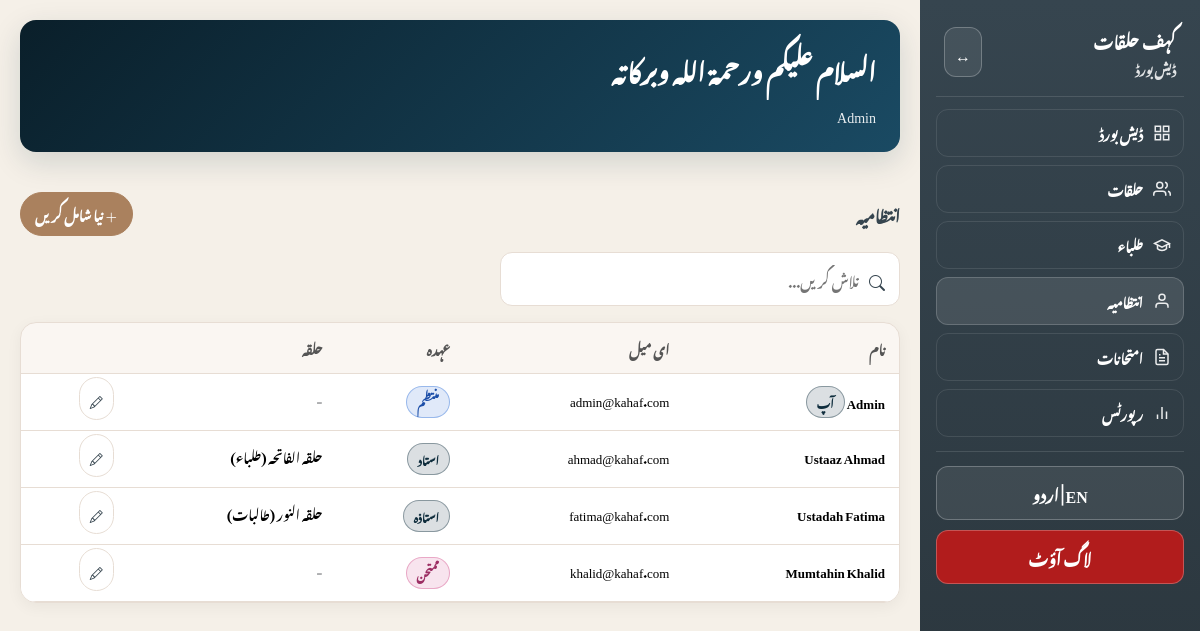
Page /users_manage.php (signed in) on the committed database.
### tables this page shows
CREATE TABLE users (
    id INT AUTO_INCREMENT PRIMARY KEY,
    full_name VARCHAR(100) NOT NULL,
    email VARCHAR(100) NOT NULL UNIQUE,
    password VARCHAR(255) NOT NULL,
    phone VARCHAR(20),
    address TEXT,
    role ENUM('admin', 'mushrif', 'ustaaz', 'ustadah', 'mumtahin') NOT NULL DEFAULT 'ustaaz',
    status ENUM('active', 'inactive') DEFAULT 'active',
    created_at TIMESTAMP DEFAULT CURRENT_TIMESTAMP,
    updated_at TIMESTAMP DEFAULT CURRENT_TIMESTAMP ON UPDATE CURRENT_TIMESTAMP
);

CREATE TABLE halaqaat (
    id INT AUTO_INCREMENT PRIMARY KEY,
    name_ur VARCHAR(100) NOT NULL,
    name_en VARCHAR(100),
    ustaaz_user_id INT,
    gender ENUM('baneen', 'banaat') NOT NULL DEFAULT 'baneen',
    session ENUM('subah', 'asr') NOT NULL DEFAULT 'subah',
    state ENUM('active', 'paused', 'stopped') DEFAULT 'active',
    location VARCHAR(100),
    created_at TIMESTAMP DEFAULT CURRENT_TIMESTAMP,
    updated_at TIMESTAMP DEFAULT CURRENT_TIMESTAMP ON UPDATE CURRENT_TIMESTAMP,
    FOREIGN KEY (ustaaz_user_id) REFERENCES users(id) ON DELETE SET NULL
);

### includes/functions.php (called while the page is built, shortened)
<?php
function h($s) {
    return htmlspecialchars((string)$s, ENT_QUOTES, 'UTF-8');
}
function get_language() {
    return $_SESSION['lang'] ?? 'ur';
}
function get_translations($lang) {
    return $T[$lang] ?? $T['ur'];
}
?>

### users_manage.php (the view, shortened to what this page needs)
<?php
require_once __DIR__ . '/includes/db.php';
require_once __DIR__ . '/includes/functions.php';
$userId = $_SESSION['user_id'] ?? 0;
$halaqaat = [];
$result = $conn->query("SELECT id, name_ur, ustaaz_user_id FROM halaqaat WHERE state = 'active'");
while ($row = $result->fetch_assoc()) {
  $halaqaat[$row['ustaaz_user_id']] = $row;
}
$editMode = false;
$users = [];
if (!$editMode && !isset($_GET['id']) && !isset($_GET['action'])) {
  $result = $conn->query("SELECT * FROM users WHERE status = 'active' ORDER BY role, full_name");
  while ($row = $result->fetch_assoc()) {
    $users[] = $row;
  }
}
include __DIR__ . '/includes/header.php';
?>
<?php if (!$editMode && !isset($_GET['id']) && !isset($_GET['action'])): ?>
<div class="sectionHeader">
  <div class="sectionTitle"><?php echo h($tr['nav_management']); ?></div>
  <?php if ($userRole === 'admin'): ?>
  <a href="users_manage.php?action=add" class="pill secondary">
    <i class="bi bi-plus-lg"></i>
    <?php echo h($tr['add_new']); ?>
  </a>
  <?php endif; ?>
</div>
<div class="searchWrap mb-3" style="max-width: 400px;">
  <i class="bi bi-search"></i>
  <input type="text" id="userSearch" placeholder="<?php echo h($tr['search']); ?>" />
</div>
<div class="card">
  <div class="cardBody p-0">
    <div class="tableContainer">
      <table class="table mb-0" id="usersTable">
        <thead>
          <tr>
            <th><?php echo h($tr['name']); ?></th>
            <th><?php echo h($tr['email']); ?></th>
            <th><?php echo h($tr['role']); ?></th>
            <th><?php echo h($tr['halaqa']); ?></th>
            <th></th>
          </tr>
        </thead>
        <tbody>
          <?php foreach ($users as $u):
            $assignedHalaqa = $halaqaat[$u['id']] ?? null;
          ?>
          <tr class="user-item">
            <td>
              <strong><?php echo h($u['full_name']); ?></strong>
              <?php if ($u['id'] == $userId): ?>
                <span class="tag green" style="margin-left: 8px;"><?php echo $lang === 'ur' ? 'آپ' : 'You'; ?></span>
              <?php endif; ?>
            </td>
            <td><?php echo h($u['email']); ?></td>
            <td>
              <span class="tag <?php
                echo $u['role'] === 'admin' ? 'blue' :
                     ($u['role'] === 'mushrif' ? 'orange' :
                     ($u['role'] === 'mumtahin' ? 'pink' : 'green'));
              ?>">
                <?php echo h($tr[$u['role']]); ?>
              </span>
            </td>
            <td>
              <?php if ($assignedHalaqa): ?>
                <?php echo h($assignedHalaqa['name_ur']); ?>
              <?php elseif ($u['role'] === 'ustaaz' || $u['role'] === 'ustadah'): ?>
                <span class="text-muted"><?php echo $lang === 'ur' ? 'تفویض نہیں' : 'Not assigned'; ?></span>
              <?php else: ?>
                <span class="text-muted">-</span>
              <?php endif; ?>
            </td>
            <td>
              <?php if ($userRole === 'admin' || ($userRole === 'mushrif' && in_array($u['role'], ['ustaaz', 'ustadah']))): ?>
              <a href="users_manage.php?id=<?php echo $u['id']; ?>" class="pill" style="padding: 4px 10px;">
                <i class="bi bi-pencil"></i>
              </a>
              <?php endif; ?>
            </td>
          </tr>
          <?php endforeach; ?>
        </tbody>
      </table>
    </div>
  </div>
</div>
<?php endif; ?>
<?php include __DIR__ . '/includes/footer.php'; ?>

### assets/css/style.css (style rules this page uses)
:root { --primary-dark: #0a1f2a; --primary: #0f2d3d; --primary-light: #1a4a5e; --secondary: #aa815e; --secondary-dark: #8a6a4e; --accent: #36454F; --bg: #f5f0e8; --bg-light: #faf8f4; --card: #ffffff; --border: #e7ddd4; --boy: #2f6fd6; --girl: #d24e8a; --subah: #ff8c00; --asr: #b35a00; --success: #0f2d3d; --warning: #f0ad4e; --danger: #d9534f; --sidebar: #36454F; --sidebar2: #2a353c; }
html[lang="ur"] body, html[lang="ur"] input, html[lang="ur"] select, html[lang="ur"] button, html[lang="ur"] table, html[lang="ur"] th, html[lang="ur"] td { font-family: 'Noto Nastaliq Urdu', 'Jameel Noori Nastaleeq', serif !important; line-height: 2; }
* { box-sizing: border-box; margin: 0; padding: 0; }
body { background: var(--bg); color: var(--accent); min-height: 100vh; }
.pill { text-decoration: none; padding: 8px 14px; border-radius: 999px; border: 1px solid var(--border); background: #fff; color: var(--accent); font-weight: 800; font-size: 13px; cursor: pointer; transition: all 0.2s ease; }
.pill.secondary { background: var(--secondary); border-color: var(--secondary); color: #fff; }
.card { background: #fff; border-radius: 16px; box-shadow: 0 4px 15px rgba(0, 0, 0, 0.05); border: 1px solid var(--border); overflow: hidden; }
.cardBody { padding: 20px; }
.tag { display: inline-flex; align-items: center; gap: 4px; padding: 4px 10px; border-radius: 999px; font-size: 11px; font-weight: 800; border: 1px solid var(--border); }
.tag.green { background: rgba(15, 45, 61, 0.15); border-color: rgba(15, 45, 61, 0.4); color: #0f2d3d; }
.tag.blue { background: rgba(47, 111, 214, 0.15); border-color: rgba(47, 111, 214, 0.4); color: #1c4ea8; }
.tag.pink { background: rgba(210, 78, 138, 0.15); border-color: rgba(210, 78, 138, 0.4); color: #9c2e63; }
.tableContainer { overflow-x: auto; -webkit-overflow-scrolling: touch; }
.table { width: 100%; border-collapse: separate; border-spacing: 0; font-size: 13px; min-width: 600px; }
.table th, .table td { padding: 12px 14px; text-align: left; border-bottom: 1px solid var(--border); }
html[dir="rtl"] .table th, html[dir="rtl"] .table td { text-align: right; }
.table th { font-weight: 900; color: #555; background: rgba(201, 167, 124, 0.1); }
.sectionHeader { display: flex; align-items: center; justify-content: space-between; margin-bottom: 16px; flex-wrap: wrap; gap: 10px; }
.sectionTitle { font-weight: 900; font-size: 16px; }
.searchWrap { display: flex; align-items: center; gap: 10px; background: #fff; border: 1px solid var(--border); border-radius: 12px; padding: 10px 14px; }
.searchWrap input { flex: 1; border: none; outline: none; background: transparent; font-size: 14px; min-width: 0; }

### rows in the picture
users: full_name "Admin", shows "آپ", email "admin@kahaf.com", role "منتظم"
users: full_name "Ustaaz Ahmad", email "ahmad@kahaf.com", role "استاد", id.name_ur "حلقہ الفاتحہ (طلباء)"
users: full_name "Ustadah Fatima", email "fatima@kahaf.com", role "استاذہ", id.name_ur "حلقہ النور (طالبات)"
users: full_name "Mumtahin Khalid", email "khalid@kahaf.com", role "ممتحن"

### other values in the picture
$tr['app'] "کہف حلقات"
$tr['dashboard'] "ڈیش بورڈ"
$tr['nav_dashboard'] "ڈیش بورڈ"
$tr['nav_halaqaat'] "حلقات"
$tr['nav_students'] "طلباء"
$tr['nav_management'] "انتظامیہ"
$tr['nav_exams'] "امتحانات"
$tr['nav_reports'] "رپورٹس"
$tr['logout'] "لاگ آؤٹ"
$tr['greeting'] "السلام عليكم ورحمة الله وبركاته"
$userName "Admin"
$tr['add_new'] "نیا شامل کریں"
$tr['name'] "نام"
$tr['email'] "ای میل"
$tr['role'] "عہدہ"
